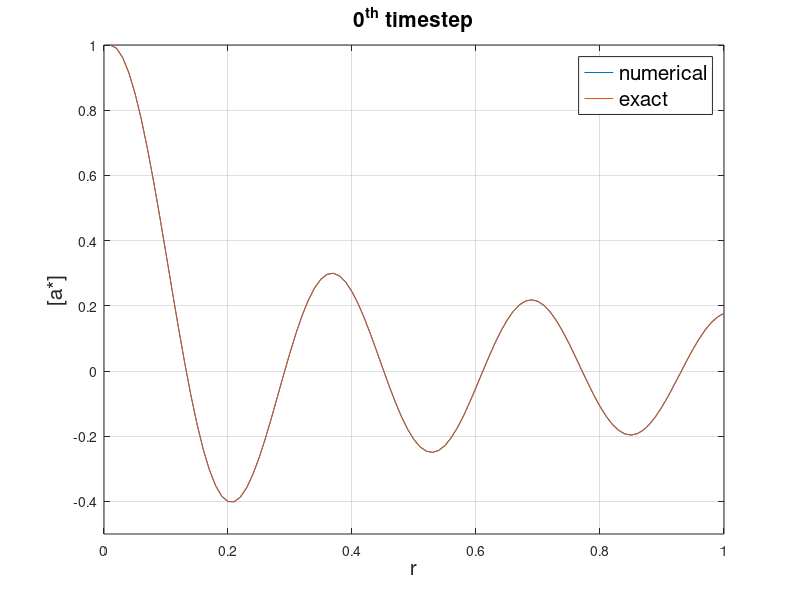
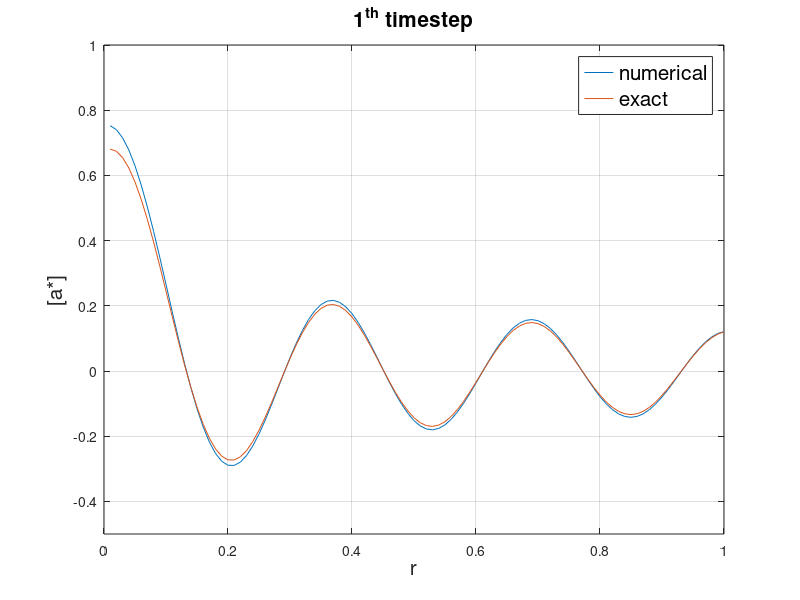
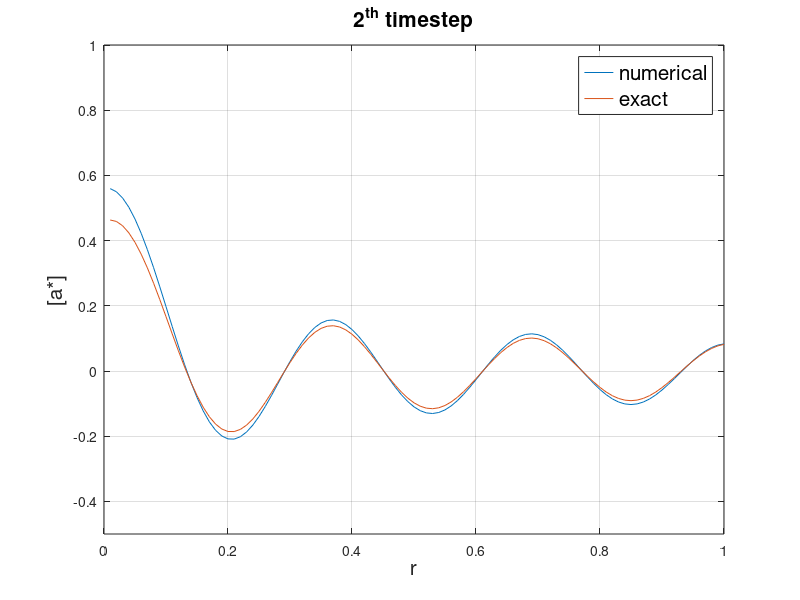
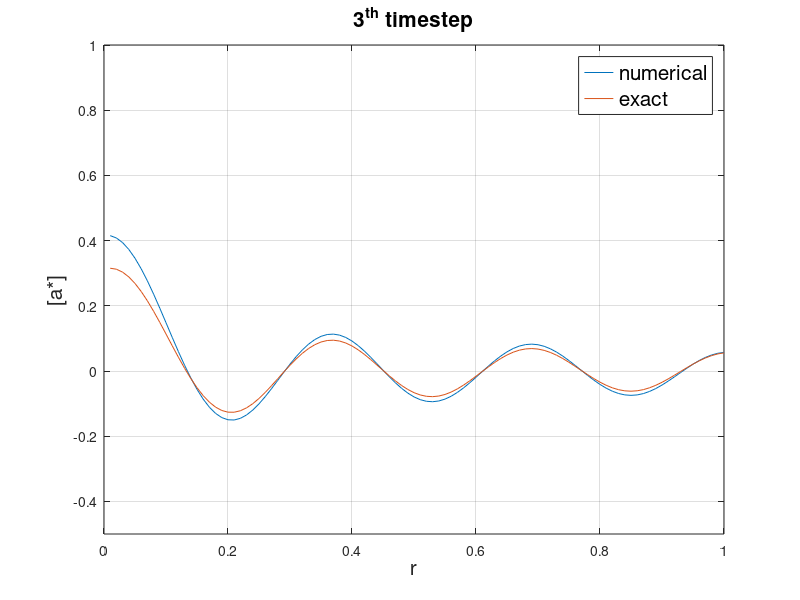

MATLAB code for these plots, in order:
a = csvread("rnumsol.csv");
aa = csvread("rconst_diff_ex.csv");
xize = size(a)/100
xize = xize(1)
z = a(1:100,1:100);
x = (1:100)/100;
m = min(min(z))
M = max(max(z))
n = 100;
cmap = colormap (summer (100));

for i=0:(xize-1)
j=100*i
z = a(j+1:j+100,1:100);
zz = aa(i+1, 1:100);
#z = a(201:300,1:100)*100;
#z = z - m;
#z = z / M;
#z = n * z;
figure(i+1);
clf;
colormap(cmap);
caxis([m M]);
plot(x, z(10,:), x, zz);
ylim([-0.5, 1]);
grid on;
xlabel('r', 'fontsize', 15);
ylabel('[a*]', 'fontsize', 15);
title(sprintf('%d^{th} timestep', i), 'fontsize', 15);
legend(['numerical';'exact'], 'fontsize', 15);
##clf;
##image(z);
##colorbar
##filename = sprintf("col%d.png",i)
##print(i+1,filename);
##clf;
##contourf(z);
##colorbar
##xlabel("R", "fontsize", 15);
##ylabel("Z", "fontsize", 15);
##filename = sprintf("con%d.png",i);
##print(i+1,filename);
endfor

##a = csvread("uniformity.csv");
###image(a);
##contourf(a);
###caxis([m M]);
##caxis([2 3]);
##colormap(cmap);
##colorbar
#print -dpng uniformity.png







